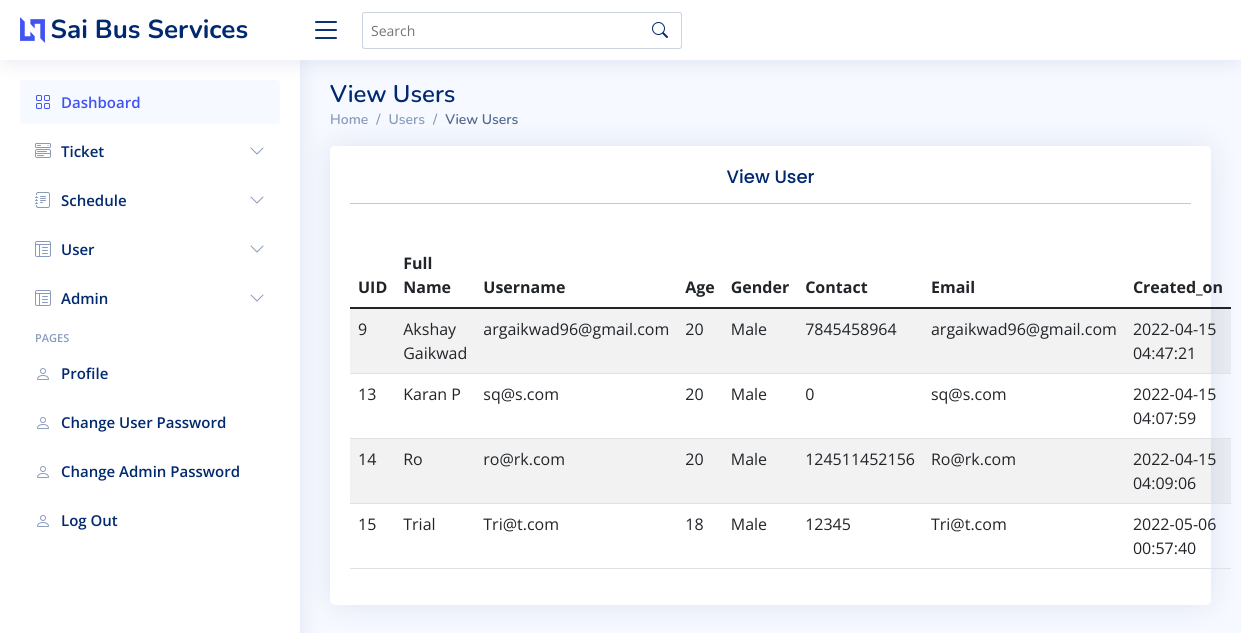
/admin/viewuser.php, run on the app's committed database.
### tables this page shows
CREATE TABLE `users` (
  `id` int(11) NOT NULL,
  `fullname` varchar(255) NOT NULL,
  `email` varchar(255) NOT NULL,
  `age` int(4) NOT NULL,
  `gender` varchar(25) NOT NULL,
  `contact` bigint(20) NOT NULL,
  `username` varchar(100) NOT NULL,
  `password` varchar(100) NOT NULL,
  `photo` varchar(255) NOT NULL,
  `created_on` timestamp NOT NULL DEFAULT current_timestamp(),
  `modified_on` timestamp NOT NULL DEFAULT current_timestamp() ON UPDATE current_timestamp()
);

### admin/viewuser.php (the view, shortened to what this page needs)
<?php
    include_once('DBConnect.php');
    $res=mysqli_query($conn,"select * from users");
?>
<!DOCTYPE html>
<html lang="en">
<head>
  <link href="assets/vendor/bootstrap/css/bootstrap.min.css" rel="stylesheet">
  <link href="assets/vendor/bootstrap-icons/bootstrap-icons.css" rel="stylesheet">
  <link href="assets/vendor/boxicons/css/boxicons.min.css" rel="stylesheet">
  <link href="assets/vendor/quill/quill.snow.css" rel="stylesheet">
  <link href="assets/vendor/quill/quill.bubble.css" rel="stylesheet">
  <link href="assets/vendor/remixicon/remixicon.css" rel="stylesheet">
  <link href="assets/vendor/simple-datatables/style.css" rel="stylesheet">
  <link href="assets/css/style.css" rel="stylesheet">
</head>
<body>
  <header id="header" class="header fixed-top d-flex align-items-center">
    <div class="d-flex align-items-center justify-content-between">
      <a href="index.html" class="logo d-flex align-items-center">
        <img src="assets/img/logo.png" alt="">
        <span class="d-none d-lg-block">Sai Bus Services</span>
      </a>
      <i class="bi bi-list toggle-sidebar-btn"></i>
    </div>
    <div class="search-bar">
      <form class="search-form d-flex align-items-center" method="POST" action="#">
        <input type="text" name="query" placeholder="Search" title="Enter search keyword">
        <button type="submit" title="Search"><i class="bi bi-search"></i></button>
      </form>
    </div>
  </header>
  <aside id="sidebar" class="sidebar">
    <ul class="sidebar-nav" id="sidebar-nav">
      <li class="nav-item">
        <a class="nav-link " href="dashboard.php">
          <i class="bi bi-grid"></i>
          <span>Dashboard</span>
        </a>
      </li>
      <li class="nav-item">
        <a class="nav-link collapsed" data-bs-target="#components-nav" data-bs-toggle="collapse" href="#">
          <i class="bi bi-menu-button-wide"></i><span>Ticket</span><i class="bi bi-chevron-down ms-auto"></i>
        </a>
      </li>
      <li class="nav-item">
        <a class="nav-link collapsed" data-bs-target="#forms-nav" data-bs-toggle="collapse" href="#">
          <i class="bi bi-journal-text"></i><span>Schedule</span><i class="bi bi-chevron-down ms-auto"></i>
        </a>
      </li>
      <li class="nav-item">
        <a class="nav-link collapsed" data-bs-target="#charts-nav" data-bs-toggle="collapse" href="#">
          <i class="bi bi-layout-text-window-reverse"></i><span>User</span><i class="bi bi-chevron-down ms-auto"></i>
        </a>
      </li>
      <li class="nav-item">
        <a class="nav-link collapsed" data-bs-target="#tables-nav" data-bs-toggle="collapse" href="#">
          <i class="bi bi-layout-text-window-reverse"></i><span>Admin</span><i class="bi bi-chevron-down ms-auto"></i>
        </a>
      </li>
      <li class="nav-heading">Pages</li>
      <li class="nav-item">
        <a class="nav-link collapsed" href="profile.php">
          <i class="bi bi-person"></i>
          <span>Profile</span>
        </a>
      </li>
      <li class="nav-item">
        <a class="nav-link collapsed" href="change-user-password.php">
          <i class="bi bi-person"></i>
          <span>Change User Password</span>
        </a>
      </li>
      <li class="nav-item">
        <a class="nav-link collapsed" href="change-admin-password.php">
          <i class="bi bi-person"></i>
          <span>Change Admin Password</span>
        </a>
      </li>
      <li class="nav-item">
        <a class="nav-link collapsed" href="logout.php">
          <i class="bi bi-person"></i>
          <span>Log Out</span>
        </a>
      </li>
    </ul>
  </aside>
  <main id="main" class="main">
    <div class="pagetitle">
      <h1>View Users</h1>
      <nav>
        <ol class="breadcrumb">
          <li class="breadcrumb-item"><a href="index.html">Home</a></li>
          <li class="breadcrumb-item">Users</li>
          <li class="breadcrumb-item active">View Users</li>
        </ol>
      </nav>
    </div>
    <section class="section">
      <div class="row">
      <div class="col-lg-12">
          <div class="card">
            <div class="card-body">
              <h2 class="card-title"><center>View User<hr></center></h2>
              <table class="table table-striped">
                <thead>
                  <tr>
                    <th scope="col">UID</th>
                    <th scope="col">Full Name</th>
                    <th scope="col">Username</th>
                    <th scope="col">Age</th>
                    <th scope="col">Gender</th>
                    <th scope="col">Contact</th>
                    <th scope="col">Email</th>
                    <th scope="col">Created_on</th>
                  </tr>
                </thead>
                <tbody>
                    <?php
                        while($rows=$res->fetch_assoc())
                        {
                    ?>
                    <tr>
                        <td><?php echo $rows['id']; ?></td>
                        <td><?php echo $rows['fullname']; ?></td>
                        <td><?php echo $rows['username']; ?></td>
                        <td><?php echo $rows['age']; ?></td>
                        <td><?php echo $rows['gender']; ?></td>
                        <td><?php echo $rows['contact']; ?></td>
                        <td><?php echo $rows['email']; ?></td>
                        <td><?php echo $rows['created_on']; ?></td>
                    </tr>
                    <?php
                        }
                    ?>
                </tbody>
              </table>
            </div>
          </div>
        </div>
      </div>
    </section>
  </main>
</body>
</html>

### admin/assets/css/style.css (style rules this page uses)
:root { scroll-behavior: smooth; }
body { font-family: "Open Sans", sans-serif; background: #f6f9ff; color: #444444; }
a { color: #4154f1; text-decoration: none; }
h1, h2, h3, h4, h5, h6 { font-family: "Nunito", sans-serif; }
#main { margin-top: 60px; padding: 20px 30px; transition: all 0.3s; }
.pagetitle { margin-bottom: 10px; }
.pagetitle h1 { font-size: 24px; margin-bottom: 0; font-weight: 600; color: #012970; }
.card { margin-bottom: 30px; border: none; border-radius: 5px; box-shadow: 0px 0 30px rgba(1, 41, 112, 0.1); }
.card-title { padding: 20px 0 15px 0; font-size: 18px; font-weight: 500; color: #012970; font-family: "Poppins", sans-serif; }
.card-body { padding: 0 20px 20px 20px; }
.breadcrumb { font-size: 14px; font-family: "Nunito", sans-serif; color: #899bbd; font-weight: 600; }
.breadcrumb a { color: #899bbd; transition: 0.3s; }
.breadcrumb .breadcrumb-item::before { color: #899bbd; }
.breadcrumb .active { color: #51678f; font-weight: 600; }
.logo { line-height: 1; }
@media (min-width: 1200px) { .logo { width: 280px; } }
.logo img { max-height: 26px; margin-right: 6px; }
.logo span { font-size: 26px; font-weight: 700; color: #012970; font-family: "Nunito", sans-serif; }
.header { transition: all 0.5s; z-index: 997; height: 60px; box-shadow: 0px 2px 20px rgba(1, 41, 112, 0.1); background-color: #fff; padding-left: 20px; }
.header .toggle-sidebar-btn { font-size: 32px; padding-left: 10px; cursor: pointer; color: #012970; }
.header .search-bar { min-width: 360px; padding: 0 20px; }
.header .search-form { width: 100%; }
.header .search-form input { border: 0; font-size: 14px; color: #012970; border: 1px solid rgba(1, 41, 112, 0.2); padding: 7px 38px 7px 8px; border-radius: 3px; transition: 0.3s; width: 100%; }
.header .search-form button { border: 0; padding: 0; margin-left: -30px; background: none; }
.header .search-form button i { color: #012970; }
.sidebar { position: fixed; top: 60px; left: 0; bottom: 0; width: 300px; z-index: 996; transition: all 0.3s; padding: 20px; overflow-y: auto; scrollbar-width: thin; scrollbar-color: #aab7cf transparent; box-shadow: 0px 0px 20px rgba(1, 41, 112, 0.1); background-color: #fff; }
@media (min-width: 1200px) { #main, #footer { margin-left: 300px; } }
.sidebar-nav { padding: 0; margin: 0; list-style: none; }
.sidebar-nav li { padding: 0; margin: 0; list-style: none; }
.sidebar-nav .nav-item { margin-bottom: 5px; }
.sidebar-nav .nav-heading { font-size: 11px; text-transform: uppercase; color: #899bbd; font-weight: 600; margin: 10px 0 5px 15px; }
.sidebar-nav .nav-link { display: flex; align-items: center; font-size: 15px; font-weight: 600; color: #4154f1; transition: 0.3; background: #f6f9ff; padding: 10px 15px; border-radius: 4px; }
.sidebar-nav .nav-link i { font-size: 16px; margin-right: 10px; color: #4154f1; }
.sidebar-nav .nav-link.collapsed { color: #012970; background: #fff; }
.sidebar-nav .nav-link.collapsed i { color: #899bbd; }
.sidebar-nav .nav-link .bi-chevron-down { margin-right: 0; transition: transform 0.2s ease-in-out; }

### data on the page
users: id "9", fullname "Akshay Gaikwad", username "argaikwad96@gmail.com", age "20", gender "Male", contact "7845458964", email "argaikwad96@gmail.com", created_on "2022-04-15 04:47:21"
users: id "13", fullname "Karan P", username "sq@s.com", age "20", gender "Male", contact "0", email "sq@s.com", created_on "2022-04-15 04:07:59"
users: id "14", fullname "Ro", username "ro@rk.com", age "20", gender "Male", contact "124511452156", email "Ro@rk.com", created_on "2022-04-15 04:09:06"
users: id "15", fullname "Trial", username "Tri@t.com", age "18", gender "Male", contact "12345", email "Tri@t.com", created_on "2022-05-06 00:57:40"
